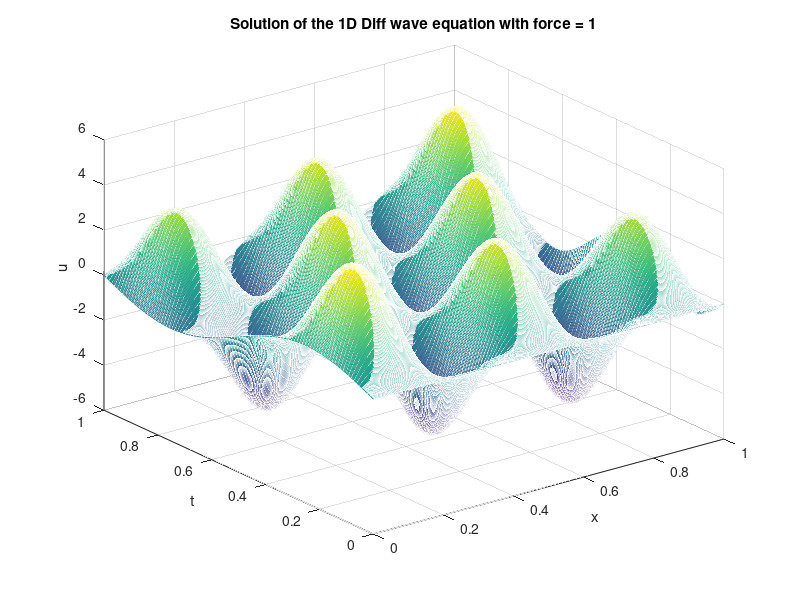
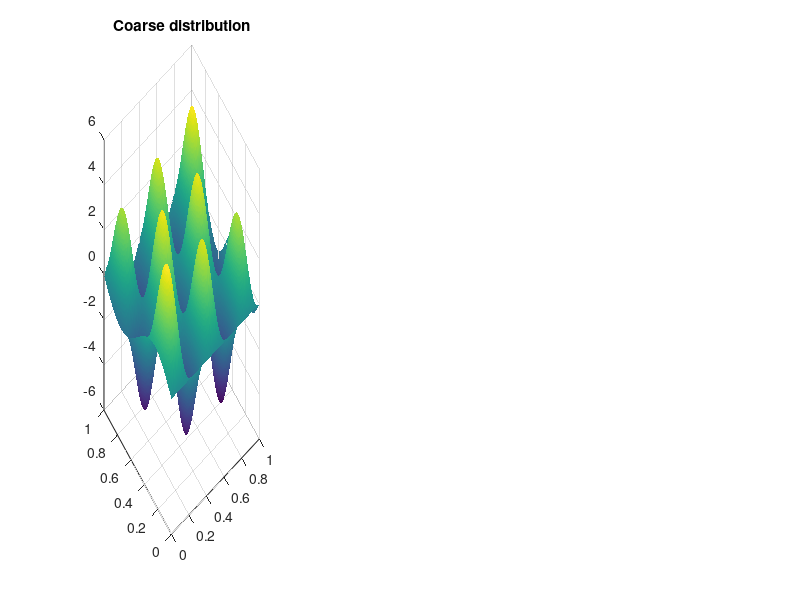

Write the MATLAB code that produced these figures, in order. (Note: this script raises an error after producing the figures.)
clear; close all; clc;

%% Global parameters
E = 1;
S = 1;
if_force = 1;
alpha = 5;

%% Grid definition

L = 1.0; % length of the domain
T = 1.0; % final time
nx = 1000; % number of grid points
nt = 100; % number of time steps

lx0 = 0.0; % left boundary
lt0 = 0.0; % initial time
xf  = linspace(0,T,nx);    % fine discretisation
xc  = linspace(0,T,nx/10); % coarse discretisation
tf  = linspace(0,T,nt);     % fine discretisation
tc  = linspace(0,T,nt/10);

dx = L/(nx-1); % grid spacing
dt = T/(nt-1); % time step

Ix = sparse(nx, nx);
It = sparse(nt, nt);

%%%%%%%%%%%%%%%%%%%%%%%%%%%%%%%%%%%%%%%%%%%%%%%%%%%%%%%%%%%%%%
%% Time steps
lx = lx0:dx:L; % grid points
lt = lt0:dt:T; % time points

%% Matrix initialization
f = sparse(nx, nt); % force matrix 
K = sparse(nx, nx); % stiffness matrix
u = sparse(nx, nt); % solution matrix

%% discrete initial condition
ud0d = sin(2*pi*lt)/T; % initial condition
udLd = -sin(4*pi*lt)/T; % boundary condition

%% discrete force
if if_force==1
    f = (1e3 * (sin(3*pi*lt)/T)' * (sin(5*pi*lx)/L))';
    [mesh_x_f,mesh_t_f] = meshgrid(tf,xf);
    [mesh_x_g,mesh_t_g] = meshgrid(tc,xc);
    %fg = 100*rand(nt/10,nx/10);
    %f = interp2(mesh_x_g,mesh_t_g,fg,mesh_x_f,mesh_t_f,'spline');
end
%%%%%%%%%%%%%%%%%%%%%%%%%%%%%%%%%%%%%%%%%%%%%%%%%%%%%%%%%%%%%%

%% Constructing the Identities for Assembly

mx = dx/6*[2 1; 1 2];
mt = dt/6*[2 1; 1 2];

for i = 1:nx-1
    Ix(i:i+1, i:i+1) = Ix(i:i+1, i:i+1) + mx;
end
for i = 1:nt-1
    It(i:i+1, i:i+1) = It(i:i+1, i:i+1) + mt;
end

%%%%%%%%%%%%%%%%%%%%%%%%%%%%%%%%%%%%%%%%%%%%%%%%%%%%%%%%%%%%%%
%% Assembly of F, K and P

M = alpha*Ix;

F = Ix * f;
ke = 1/dx*[1 -1; -1 1];

for i = 1:nx-1
    K(i:i+1, i:i+1) = K(i:i+1, i:i+1) + ke;
end

P = K + M/dt;
%%%%%%%%%%%%%%%%%%%%%%%%%%%%%%%%%%%%%%%%%%%%%%%%%%%%%%%%%%%%%%
%% Refactoring the solution matrix
u(1, :) = ud0d;
u(end, :) = udLd;
dof_b = [1, nx];
dof_u = setdiff(1:nx, dof_b);
Puu = P(dof_u, dof_u);
Pub = P(dof_u, dof_b);
Pbu = P(dof_b, dof_u);
Pbb = P(dof_b, dof_b);
Muu = M(dof_u, dof_u);


Fu = F(dof_u, :);
for i=2:nt
    u(dof_u, i) = Puu\(Fu(:, i) + Muu *u(dof_u, i-1)/dt - Pub*u(dof_b, i));
end


figure
[lx_mesh, lt_mesh] = meshgrid(lx, lt);
mesh(lx_mesh, lt_mesh, u');
xlabel('x')
ylabel('t')
zlabel('u')
title(['Solution of the 1D Diff wave equation with force = ', num2str(if_force)]);
%saveas(gcf, strcat('../Final Report/assets/TP2_ref_Dif_solution_', num2str(if_force), '.png'));
%saveas(gcf, strcat('assets/TP2_ref_Dif_solution_', num2str(if_force), '.png'));

%%%%%%%%%%%%%%%%%%%%%%%%%%%%%%%%%%%%%%%%%%%%%%%%%%%%%%%%%%%%%%
% Plot collectively
figure()
subplot(1,3,1)
surf(lx_mesh,lt_mesh,u')
title("Coarse distribution")
shading interp

%%%%%%%%%%%%%%%%%%%%%%%%%%%%%%%%%%%%%%%%%%%%%%%%%%%%%%%%%%%%%%
%% Reduction of the model PGD
[ucldot, D] = derivative(nt, u, It);
ucl = (1-lx/L)'*ud0d + (lx/L)'*udLd;
G = F - K*ucl - M*ucldot;

lambda = lt;
iter = 0;
W = zeros(nx, nt) + ucl;
nb_modes = 5;
error = zeros(1, nb_modes);
for i = 1:nb_modes
    er = 1;
    while er > 1e-3
        old_lambda = lambda;
        iter = iter + 1;
        intlambda = lambda * It * lambda';
        H = intlambda * K + (lambda*It*(D*lambda'))*Ix;
        J = lambda * It * G';
        Huu = H(dof_u, dof_u);
        Ju = J(dof_u);
        Lambda = zeros(nx, 1);
        Lambda(dof_u) = (Huu\Ju');
        Lambda = Lambda./ sqrt(Lambda'*K*Lambda);
        h = (Lambda' * G)';
        m = (Lambda' * Ix * Lambda);
        lambda(2:end) = (m*D(2:end, 2:end) + eye(size(D(2:end, 2:end))))\h(2:end);
        er = ((lambda - old_lambda)*It*(lambda - old_lambda)')/ intlambda;
    end
    G = G - K*Lambda*lambda;
    W = W + Lambda * lambda;
    
    num = zeros(nx, 1);
    den = zeros(nx, 1);
    for j=1:nx
        num(j) = (u(j, :) - W(j, :))*It*(u(j, :) - W(j, :))';
        den(j) = (u(j, :))*It*(u(j, :))';
    end
    num = num'*Ix*num;
    den = den'*Ix*den;
    error(i) = num/den;

    subplot(1,3,2)
    mesh(lx_mesh,lt_mesh,W');
    xlabel('x')
    ylabel('y')
    zlabel('U PGD')
    shading interp
    Title = ["Approximation with "+ i " mode(s)"];
    title(Title)
    subplot(1,3,3);
    plot(error);
    xlabel('modes');
    ylabel('error');
    Title2 = ["Error with "+ i " mode(s)"];
    title(Title2)    
    pause(0.5)
end

u_red = W;
fprintf('\nNumber of iterations: %d', iter);
fprintf('\n\nFinal error: %d', er);
saveas(gcf, strcat('../Final Report/assets/TP2_red_anim_solution_', num2str(if_force), '.png'));
saveas(gcf, strcat('assets/TP2_red_anim_solution_', num2str(if_force), '.png'));

%% Cost = no.modes * n_iter * cost
figure
[lx_mesh, lt_mesh] = meshgrid(lx, lt);
mesh(lx_mesh, lt_mesh, u_red');
xlabel('x')
ylabel('t')
zlabel('u')
title(['Reduced Solution of the 1D wave equation with force = ', num2str(if_force)]);
saveas(gcf, strcat('../Final Report/assets/TP2_red_solution_', num2str(if_force), '.png'));
saveas(gcf, strcat('assets/TP2_red_solution_', num2str(if_force), '.png'));

